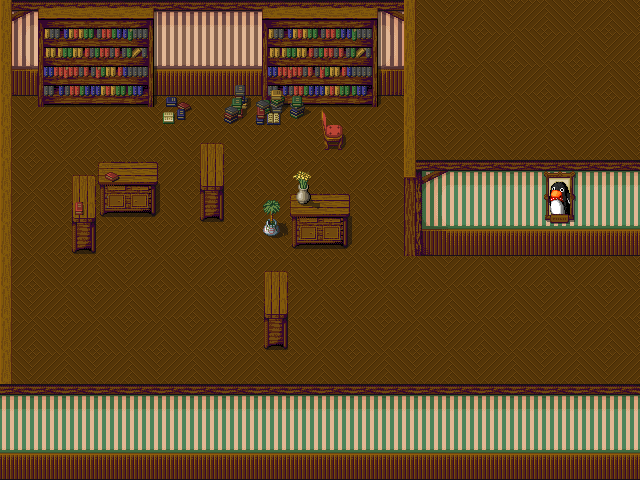

A level layout from a 2D game, rendered from its tile map. Below: a short description, then the map file with tile-grid data replaced by summaries:
An orthogonal 20x15 tile map with 32x32 px tiles, 5 tile layers (base, base, base, base, ...) and 13 objects.

<map version="1.0" orientation="orthogonal" width="20" height="15" tilewidth="32" tileheight="32">
 <tileset firstgid="1" name="tileset" tilewidth="32" tileheight="32">
  <image source="../tileset.png" />
 </tileset>
 <layer name="base" width="20" height="15">
  <data>[300 cells, 300 non-empty, 4 distinct tile ids]</data>
 </layer>
 <layer name="base" width="20" height="15">
  <data>[300 cells, 120 non-empty, 15 distinct tile ids]</data>
 </layer>
 <layer name="base" width="20" height="15">
  <data>[300 cells, 59 non-empty, 28 distinct tile ids]</data>
 </layer>
 <layer name="base" width="20" height="15">
  <data>[300 cells, 18 non-empty, 10 distinct tile ids]</data>
 </layer>
 <layer name="top" width="20" height="15">
  <data>[300 cells, 8 non-empty, 6 distinct tile ids]</data>
 </layer>
 <objectgroup name="collision" width="20" height="15">
  <object name="" x="0" y="0" width="32" height="384" />
  <object name="" x="0" y="384" width="640" height="96" />
  <object name="" x="416" y="160" width="224" height="96" />
  <object name="" x="384" y="0" width="32" height="256" />
  <object name="" x="320" y="128" width="32" height="32" />
  <object name="" x="288" y="192" width="64" height="64" />
  <object name="" x="256" y="288" width="32" height="64" />
  <object name="" x="192" y="160" width="32" height="64" />
  <object name="" x="96" y="160" width="64" height="64" />
  <object name="" x="64" y="192" width="32" height="64" />
  <object name="" x="32" y="0" width="352" height="96" />
  <object name="" x="224" y="96" width="96" height="32" />
  <object name="" x="160" y="96" width="32" height="32" />
 </objectgroup>
</map>
